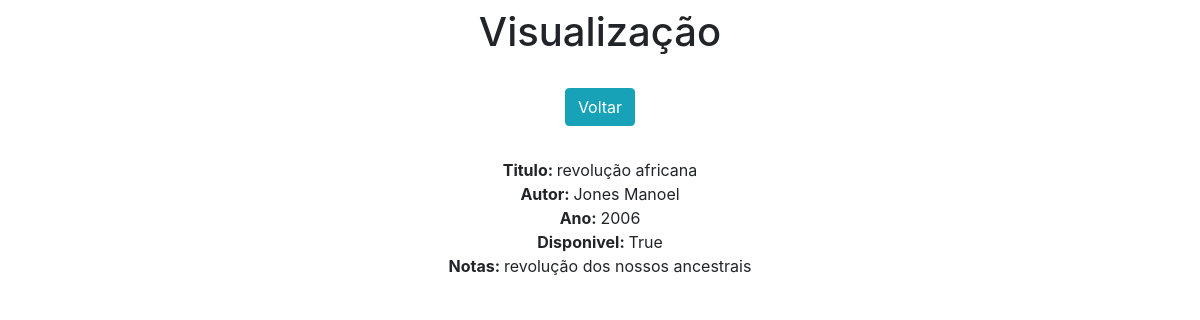
Screenshot of /view/5/ with the database file from the repository.
### app/models.py (models this page shows)
class Livros(models.Model):
    titulo = models.CharField(max_length=150)
    autor = models.CharField(max_length=100)
    ano = models.IntegerField(blank=True, null=True)
    disponivel = models.BooleanField(blank=True, null=True)
    notas = models.TextField(blank=True, null=True)

### app/views.py (the view)
# urls.py: path('view/<int:pk>/', view, name='view'),
def view(request, pk):
    data = {}
    data['db'] = Livros.objects.get(pk=pk)
    return render(request, 'view.html', data)

### app/templates/view.html (shortened to what this page needs)
<!doctype html>
<html lang="en">
<head>
    <link rel="stylesheet" href="https://stackpath.bootstrapcdn.com/bootstrap/4.4.1/css/bootstrap.min.css">
</head>
<body>
    <div class="col-8 m-auto pt-2 pb-2 text-center">
        <h1>Visualização</h1>
    </div>
    <div class="col-8 m-auto pt-3 pb-2 text-center">
        <a href="/" class="btn btn-info">Voltar</a>
    </div>
    <div class="col-8 m-auto pt-4 pb-2 text-center">
        <strong>Titulo: </strong>{{db.titulo}}<br>
        <strong>Autor: </strong>{{db.autor}}<br>
        <strong>Ano: </strong>{{db.ano}}<br>
        <strong>Disponivel: </strong>{{db.disponivel}}<br>
        <strong>Notas: </strong>{{db.notas}}<br>
    </div>
</body>
</html>

### rows the page displays
Livros: titulo "revolução africana", autor "Jones Manoel", ano "2006", disponivel "True", notas "revolução dos nossos ancestrais"
